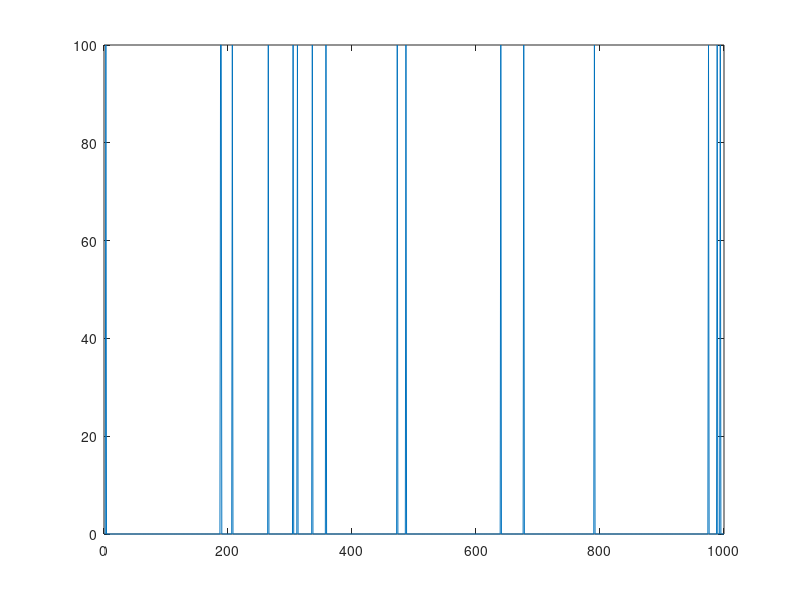

MATLAB code to generate this figure: (Note: this script raises an error after producing the figure.)
% Hodgkin-Huxley demo for calcium imaging of spike trains

clear variables
close all

% Choose basic settings for simulations
n_t             = 1e3;
decim           = 2;
deltat          = 7e-2/decim;         % 10Hz sampling rate
f_fname         = @f_HH;
g_fname         = @g_Id;

% Input to the HH system
u       = 1e2*(randn(1,n_t)>2);
% u = 5e1*randn(1,n_t);
figure,plot(u)


% Build priors for model inversion
priors.muX0 = [0;0;-2.8843;-0.7645;0.3882];
priors.SigmaX0 = 0e-1*eye(5);
priors.muTheta = [1;0*ones(4,1)];
priors.SigmaTheta = 0e1*eye(5);
priors.SigmaTheta(2,2) = 0;
priors.a_alpha      = 1e0;
priors.b_alpha      = 1e0;
priors.a_sigma      = 1e3;
priors.b_sigma      = 1e0;
for t = 1:n_t
    dq              = 1e4*ones(5,1);
    dq(2)           = 1e-2;
    priors.iQx{t}   = diag(dq);
end

% Build options structure for temporal integration of SDE
inF.delta_t     = deltat;
inF.a           = 0.5;
inG.ind         = 1;
options.priors = priors;
options.updateHP    = 0;
options.GnFigs = 1;
options.backwardLag = 2;
options.inF     = inF;
options.inG     = inG;

options.decim   = decim;
dim.n_theta         = 5;
dim.n_phi           = 0;
dim.n               = 5;

% Build time series of hidden states and observations
alpha   = Inf;
sigma   = 1e1;
theta   = [1;0;0*randn(3,1)];
phi     = [];
x0 = [0;0;-2.8843;-0.7645;0.3882];
[y,x,x0,eta,e] = simulateNLSS(...
    n_t,f_fname,g_fname,theta,phi,u,alpha,sigma,options,x0);

% display time series of hidden states and observations
displaySimulations(y,x,eta,e)
disp('--paused--')
pause



% Call inversion routine
[posterior,out] = VBA_NLStateSpaceModel(y,[],f_fname,g_fname,dim,options);


%------------ Display results ------------------%
displayResults(posterior,out,y,x,x0,theta,phi,alpha,sigma)



